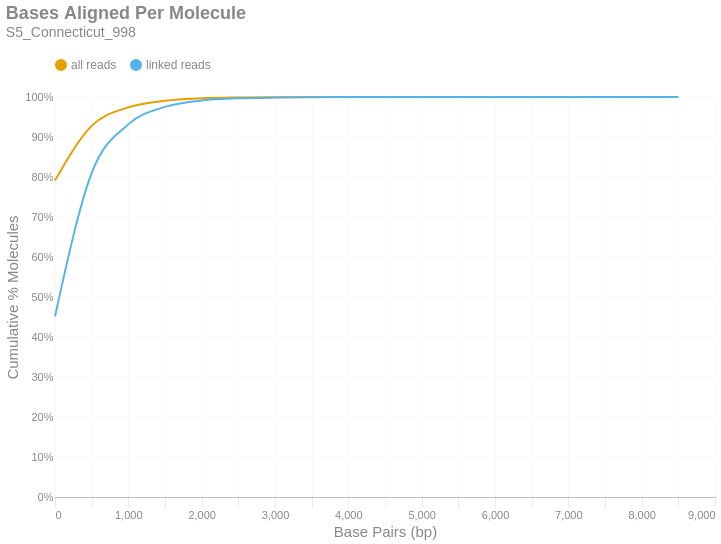

Notebook source saved alongside this figure:
### Markdown cell above
### Bases Aligned Per Molecule
This is a cumulative frequency distribution showing the number of base pairs aligned per unique molecule. These data are shown in 500 bp bins. There are two distributions: one with `all reads` (yellow) and another with only `linked reads` (blue). The percent of molecules in the `linked reads` distribution is relative to the total number of linked molecules.

### Code cell
if SKIPLR:
    print_html(f"Skipped")
else:
    binned_df = consolidated_hist(valids['aligned_bp'], mask, 500, True)
    with SafeRender(binned_df):
        (
            density_plot(binned_df, 'Bases Aligned Per Molecule', samplename, 'basesper')
            .encode(
                x=alt.X('bin:Q', title="Base Pairs (bp)").axis(tickMinStep=500).scale(padding=0),
                y=alt.Y('value:Q', title='Cumulative % Molecules')
                    .axis(format='%')
                    .scale(domain = [0,1])
                    .stack(False),
                color=alt.Color("key:N").scale(domain = ["all reads", "linked reads"]),
                tooltip = [
                    alt.Tooltip("key:N", title = "Data Type"),
                    alt.Tooltip("range_label:N", title="Bases Aligned Per Molecule"),
                    alt.Tooltip("value:Q", format = ".2%", title="% Molecules (Cum.)")
                ]
            )
        ).display()

### Figure 1 — Vega-Lite specification as saved in the notebook (floating-point values rounded to 4 significant figures)
{"width": "container", "height": 400, "config": {"title": {"anchor": "start", "dy": -15, "fontSize": 18, "color": "#888888", "subtitleColor": "#888888", "subtitleFontSize": 14}, "arc": {"fill": "#0072B2"}, "axis": {"domainColor": "#888888", "domainWidth": 0.5, "gridWidth": 0.2, "grid": false, "titleFontWeight": 400, "titleFontSize": 15, "labelFontSize": 11, "labelColor": "#888888", "tickColor": "#888888", "tickWidth": 0.2, "titleColor": "#888888"}, "axisBand": {"grid": false}, "axisX": {"grid": true, "tickSize": 10, "domainCap": "round"}, "axisY": {"domain": false, "grid": true, "tickSize": 0, "domainCap": "round"}, "background": "transparent", "header": {"labelFontSize": 15, "labelColor": "#888888", "titleFontSize": 15, "titleFontWeight": 600, "titleColor": "#888888"}, "legend": {"labelFont": "sans-serif", "labelFontSize": 12, "labelColor": "#888888", "symbolSize": 100, "symbolType": "circle", "titleFontSize": 12, "titlePadding": 10, "titleColor": "#888888", "title": null, "orient": "top"}, "range": {"category": ["#E69F00", "#56B4E9", "#009E73", "#F0E442", "#0072B2", "#D55E00", "#CC79A7", "#000000"], "diverging": ["#cfe8f3", "#a2d4ec", "#73bfe2", "#46abdb", "#1696d2", "#12719e"]}, "area": {"fill": "#0072B2", "fillOpacity": 0.7, "line": true, "strokeOpacity": 0.7}, "line": {"color": "#0072B2", "stroke": "#0072B2", "strokeWidth": 2}, "trail": {"color": "#0072B2", "stroke": "#0072B2", "strokeWidth": 0, "size": 1}, "point": {"filled": true, "fillOpacity": 1.0, "size": 95}, "text": {"color": "#888888", "fontSize": 11, "align": "right", "fontWeight": 400, "size": 11}, "bar": {"fill": "#0072B2", "stroke": null}, "view": {"stroke": null, "continuousWidth": 660, "continuousHeight": 400}}, "data": {"name": "data-d24df01f3b5d2dfdf5b036a55287d532"}, "mark": {"type": "line", "interpolate": "monotone", "point": {"opacity": 0, "size": 275}}, "encoding": {"color": {"field": "key", "scale": {"domain": ["all reads", "linked reads"]}, "type": "nominal"}, "tooltip": [{"field": "key", "title": "Data Type", "type": "nominal"}, {"field": "range_label", "title": "Bases Aligned Per Molecule", "type": "nominal"}, {"field": "value", "format": ".2%", "title": "% Molecules (Cum.)", "type": "quantitative"}], "x": {"axis": {"tickMinStep": 500}, "field": "bin", "scale": {"padding": 0}, "title": "Base Pairs (bp)", "type": "quantitative"}, "y": {"axis": {"format": "%"}, "field": "value", "scale": {"domain": [0, 1]}, "stack": false, "title": "Cumulative % Molecules", "type": "quantitative"}}, "params": [{"name": "param_c36ac31b6afebe62", "select": {"type": "point", "fields": ["key"]}, "bind": "legend"}], "title": {"text": "Bases Aligned Per Molecule", "subtitle": "S5_Connecticut_998"}, "transform": [{"fold": ["all reads (cumsum)", "linked reads (cumsum)"]}, {"calculate": "replace(datum.key, ' (cumsum)', '')", "as": "key"}, {"filter": {"param": "param_c36ac31b6afebe62"}}], "usermeta": {"embedOptions": {"downloadFileName": "S5_Connecticut_998.basesper"}}, "$schema": "https://vega.github.io/schema/vega-lite/v6.1.0.json", "datasets": {"data-d24df01f3b5d2dfdf5b036a55287d532": [{"bin": "0.0", "interval": "0.0-500.0", "all reads": 0.7912, "linked reads": 0.4513, "all reads (cumsum)": 0.7912, "linked reads (cumsum)": 0.4513, "range_label": "0-499"}, {"bin": "500.0", "interval": "500.0-1000.0", "all reads": 0.1366, "linked reads": 0.3585, "all reads (cumsum)": 0.9278, "linked reads (cumsum)": 0.8098, "range_label": "500-999"}, {"bin": "1000.0", "interval": "1000.0-1500.0", "all reads": 0.0462, "linked reads": 0.1217, "all reads (cumsum)": 0.974, "linked reads (cumsum)": 0.9316, "range_label": "1000-1499"}, {"bin": "1500.0", "interval": "1500.0-2000.0", "all reads": 0.01657, "linked reads": 0.04365, "all reads (cumsum)": 0.9906, "linked reads (cumsum)": 0.9752, "range_label": "1500-1999"}, {"bin": "2000.0", "interval": "2000.0-2500.0", "all reads": 0.006125, "linked reads": 0.01614, "all reads (cumsum)": 0.9967, "linked reads (cumsum)": 0.9913, "range_label": "2000-2499"}, {"bin": "2500.0", "interval": "2500.0-3000.0", "all reads": 0.00201, "linked reads": 0.005296, "all reads (cumsum)": 0.9987, "linked reads (cumsum)": 0.9966, "range_label": "2500-2999"}, {"bin": "3000.0", "interval": "3000.0-3500.0", "all reads": 0.0007557, "linked reads": 0.001991, "all reads (cumsum)": 0.9995, "linked reads (cumsum)": 0.9986, "range_label": "3000-3499"}, {"bin": "3500.0", "interval": "3500.0-4000.0", "all reads": 0.0003136, "linked reads": 0.0008262, "all reads (cumsum)": 0.9998, "linked reads (cumsum)": 0.9995, "range_label": "3500-3999"}, {"bin": "4000.0", "interval": "4000.0-4500.0", "all reads": 0.0001263, "linked reads": 0.0003326, "all reads (cumsum)": 0.9999, "linked reads (cumsum)": 0.9998, "range_label": "4000-4499"}, {"bin": "4500.0", "interval": "4500.0-5000.0", "all reads": 4.732e-05, "linked reads": 0.0001247, "all reads (cumsum)": 1.0, "linked reads (cumsum)": 0.9999, "range_label": "4500-4999"}, {"bin": "5000.0", "interval": "5000.0-5500.0", "all reads": 1.951e-05, "linked reads": 5.141e-05, "all reads (cumsum)": 1.0, "linked reads (cumsum)": 1.0, "range_label": "5000-5499"}, {"bin": "5500.0", "interval": "5500.0-6000.0", "all reads": 9.693e-06, "linked reads": 2.554e-05, "all reads (cumsum)": 1.0, "linked reads (cumsum)": 1.0, "range_label": "5500-5999"}, {"bin": "6000.0", "interval": "6000.0-6500.0", "all reads": 3.699e-06, "linked reads": 9.744e-06, "all reads (cumsum)": 1.0, "linked reads (cumsum)": 1.0, "range_label": "6000-6499"}, {"bin": "6500.0", "interval": "6500.0-7000.0", "all reads": 8.928e-07, "linked reads": 2.352e-06, "all reads (cumsum)": 1.0, "linked reads (cumsum)": 1.0, "range_label": "6500-6999"}, {"bin": "7000.0", "interval": "7000.0-7500.0", "all reads": 3.826e-07, "linked reads": 1.008e-06, "all reads (cumsum)": 1.0, "linked reads (cumsum)": 1.0, "range_label": "7000-7499"}, {"bin": "7500.0", "interval": "7500.0-8000.0", "all reads": 1.275e-07, "linked reads": 3.36e-07, "all reads (cumsum)": 1.0, "linked reads (cumsum)": 1.0, "range_label": "7500-7999"}, {"bin": "8000.0", "interval": "8000.0-8500.0", "all reads": 0.0, "linked reads": 0.0, "all reads (cumsum)": 1.0, "linked reads (cumsum)": 1.0, "range_label": "8000-8499"}, {"bin": "8500.0", "interval": "8500.0-9000.0", "all reads": 2.551e-07, "linked reads": 6.72e-07, "all reads (cumsum)": 1.0, "linked reads (cumsum)": 1.0, "range_label": "8500-8999"}]}}
